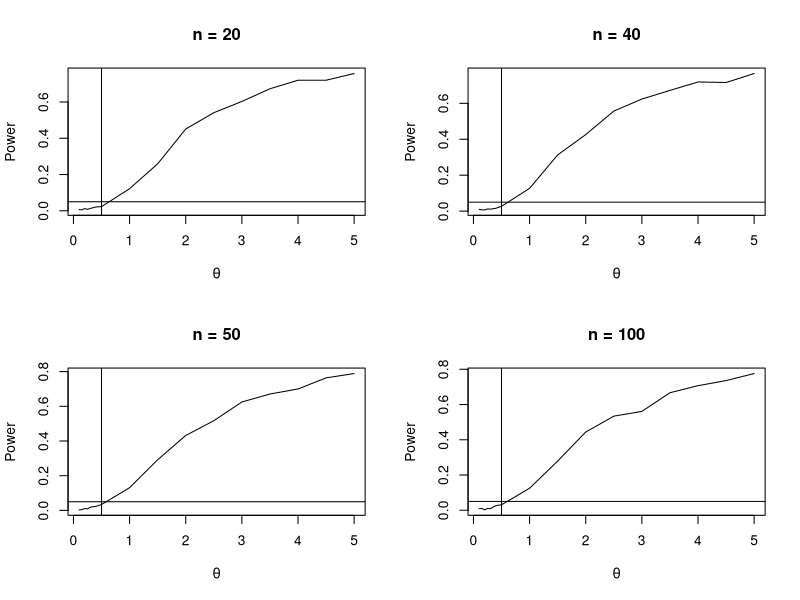

This figure's R source:
m <- 1000            #number of replicas
mu_verd <- 1/2       #true value of the population parameter
mu_test <- c(0.1,0.15,0.2,0.25,0.3,0.4,.5,1,1.5,2,2.5,3,3.5,4,4.5,5)   #test values
M <- length(mu_test)              #number of Monte Carlo replicas
power <- numeric(M)               #vector to storage the empirical power of the test
nobs <- c(20, 40, 50, 100)        #sampling size
power_nobs <- matrix(0,length(nobs),M)  #matrix to storage the empirical power of the test for each size n
c <- 1
for(j in nobs) {
  for (i in 1:M) {
    mu <- mu_test[i]
    p_value <- replicate(m, expr = {
      x <- rcauchy(j, mu, 1)
      test_t <- t.test(x, alternative = "greater", mu = mu_verd)
      test_t$p.value})
    power[i] <- mean(p_value <= 0.05)
  }
  power_nobs[c,] <- power
  c = c+1
}

#Plots to see the performance varying n
par(mfrow=c(2,2))
plot(mu_test, power_nobs[1,], type = "l", xlab = bquote(theta), ylab = "Power", main = "n = 20")
abline(v = mu_verd, lty = 1)
abline(h = .05, lty = 1)
plot(mu_test, power_nobs[2,], type = "l", xlab = bquote(theta), ylab = "Power", main = "n = 40")
abline(v = mu_verd, lty = 1)
abline(h = .05, lty = 1)
plot(mu_test, power_nobs[3,], type = "l", xlab = bquote(theta), ylab = "Power", main = "n = 50")
abline(v = mu_verd, lty = 1)
abline(h = .05, lty = 1)
plot(mu_test, power_nobs[4,], type = "l", xlab = bquote(theta), ylab = "Power", main = "n = 100")
abline(v = mu_verd, lty = 1)
abline(h = .05, lty = 1)
